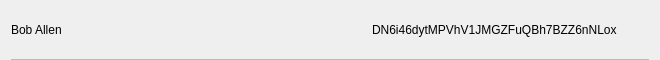
<?xml version="1.0" encoding="UTF-8"?>
<ui version="4.0">
 <class>AddressLabelRow</class>
 <widget class="QWidget" name="AddressLabelRow">
  <property name="geometry">
   <rect>
    <x>0</x>
    <y>0</y>
    <width>660</width>
    <height>60</height>
   </rect>
  </property>
  <property name="minimumSize">
   <size>
    <width>0</width>
    <height>60</height>
   </size>
  </property>
  <property name="windowTitle">
   <string notr="true">N/A</string>
  </property>
  <layout class="QVBoxLayout" name="verticalLayout">
   <property name="spacing">
    <number>0</number>
   </property>
   <property name="topMargin">
    <number>0</number>
   </property>
   <property name="bottomMargin">
    <number>0</number>
   </property>
   <item>
    <widget class="QWidget" name="rowContainer" native="true">
     <property name="styleSheet">
      <string notr="true"/>
     </property>
     <layout class="QHBoxLayout" name="horizontalLayout">
      <property name="spacing">
       <number>0</number>
      </property>
      <property name="leftMargin">
       <number>0</number>
      </property>
      <property name="topMargin">
       <number>0</number>
      </property>
      <property name="rightMargin">
       <number>0</number>
      </property>
      <property name="bottomMargin">
       <number>0</number>
      </property>
      <item>
       <widget class="QLabel" name="lblLabel">
        <property name="styleSheet">
         <string notr="true"/>
        </property>
        <property name="text">
         <string>Bob Allen</string>
        </property>
       </widget>
      </item>
      <item>
       <spacer name="horizontalSpacer">
        <property name="orientation">
         <enum>Qt::Horizontal</enum>
        </property>
        <property name="sizeHint" stdset="0">
         <size>
          <width>40</width>
          <height>20</height>
         </size>
        </property>
       </spacer>
      </item>
      <item>
       <widget class="QLabel" name="lblAddress">
        <property name="styleSheet">
         <string notr="true"/>
        </property>
        <property name="text">
         <string>DN6i46dytMPVhV1JMGZFuQBh7BZZ6nNLox</string>
        </property>
       </widget>
      </item>
      <item>
       <widget class="QPushButton" name="btnMenu">
        <property name="styleSheet">
         <string notr="true">border:none; background-color:transparent;</string>
        </property>
        <property name="text">
         <string/>
        </property>
        <property name="icon">
         <iconset resource="resource.qrc">
          <normaloff>://ic-menu-hover</normaloff>://ic-menu-hover</iconset>
        </property>
        <property name="iconSize">
         <size>
          <width>24</width>
          <height>24</height>
         </size>
        </property>
       </widget>
      </item>
     </layout>
    </widget>
   </item>
   <item>
    <widget class="QLabel" name="lblDivisory">
     <property name="minimumSize">
      <size>
       <width>0</width>
       <height>1</height>
      </size>
     </property>
     <property name="maximumSize">
      <size>
       <width>16777215</width>
       <height>1</height>
      </size>
     </property>
     <property name="styleSheet">
      <string notr="true">background-color:#bababa;</string>
     </property>
     <property name="text">
      <string/>
     </property>
     <property name="alignment">
      <set>Qt::AlignBottom|Qt::AlignLeading|Qt::AlignLeft</set>
     </property>
    </widget>
   </item>
  </layout>
 </widget>
 <resources>
  <include location="resource.qrc"/>
 </resources>
 <connections/>
</ui>
